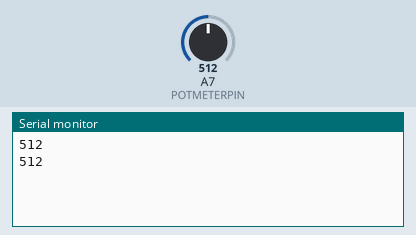
A sketch run on a simulated Arduino Nano, built with avr-gcc and run on an emulated ATmega328P. Shown: the last lines printed to the serial monitor. The test bench sets the inputs (shaded band); at power-on: A7 (POTMETERPIN) = 512.

Above: at 1.2 s.
1.3 s: A7 (POTMETERPIN) set to 716
At 2.6 s:
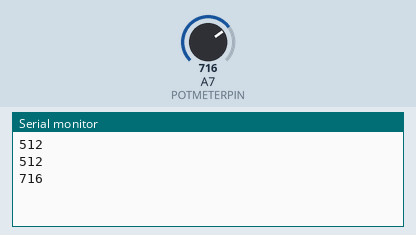
2.8 s: A7 (POTMETERPIN) set to 900
At 3.7 s:
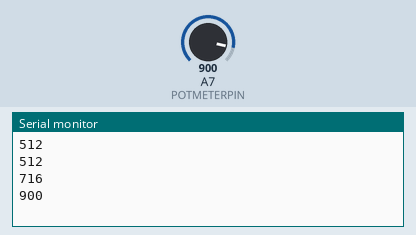
Timing chart, 0 to 5.8 s (numbered marks = the images above; inputs shaded):
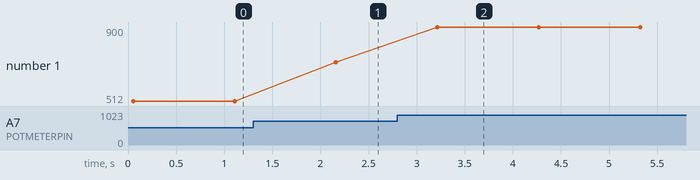

The sketch:

testPotMeter.ino
```cpp
const byte POTMETERPIN = A7;

const int SAMPLE_RATE = 500; //amount of readings to take the average of when reading the potmeter

void setup() {
  Serial.begin(9600);
  pinMode(POTMETERPIN,INPUT);

}

void loop() {

  Serial.println(readPotMeter());
  delay(1000);
}

int readPotMeter() {
  long total = 0;
  for (int i=0; i<SAMPLE_RATE; i++) {
    total += analogRead(POTMETERPIN);
  }
  return total/SAMPLE_RATE;
}
```

Measured:
- after the input at 1.3 s, the serial monitor: prints a new line after 0.86 s (image 1)
- after the input at 2.8 s, the serial monitor: prints a new line after 0.42 s (image 2)
- plotted number 1: 512 → 716 after the input at 1.3 s, 716 → 900 after the input at 2.8 s
